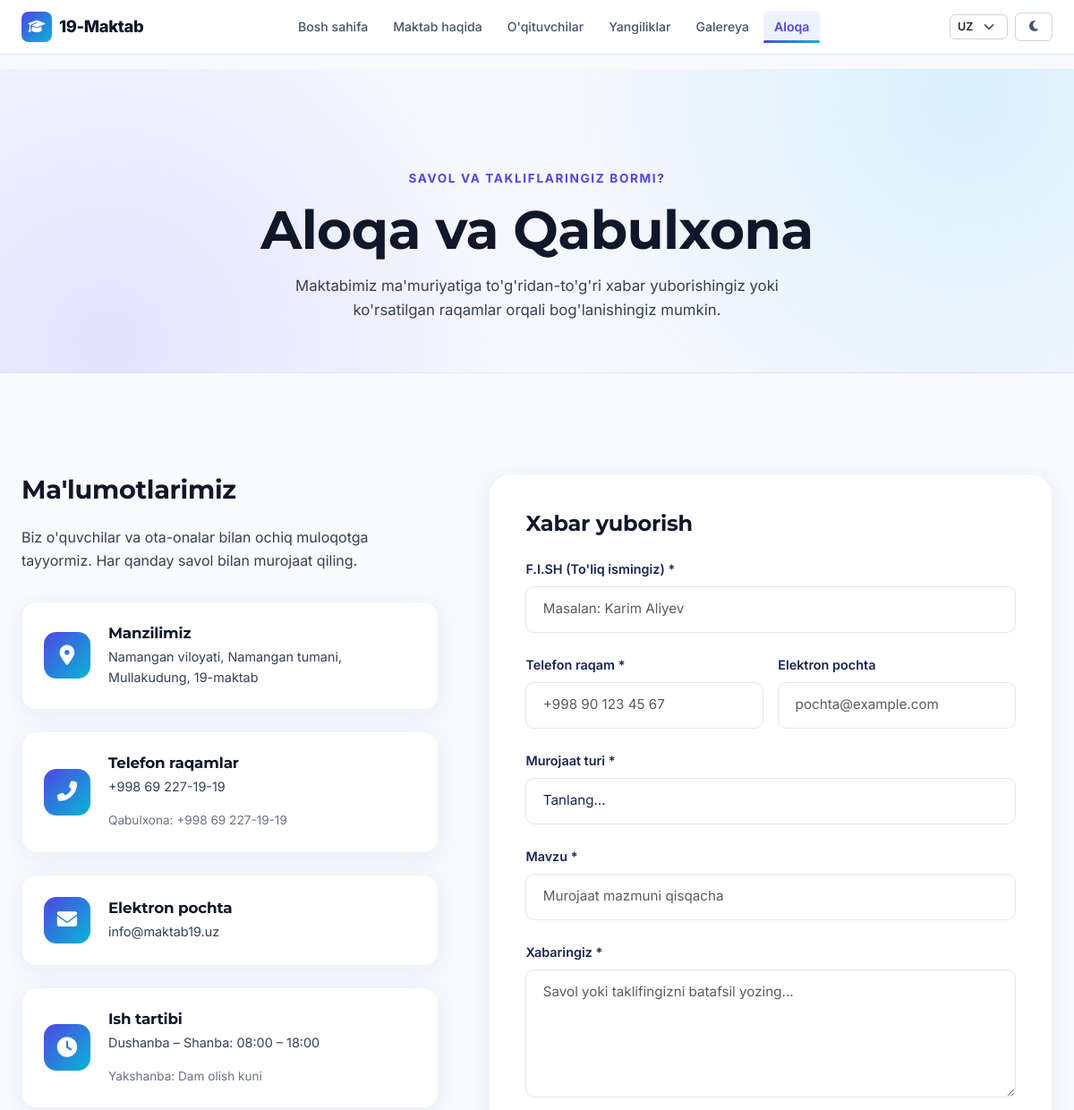
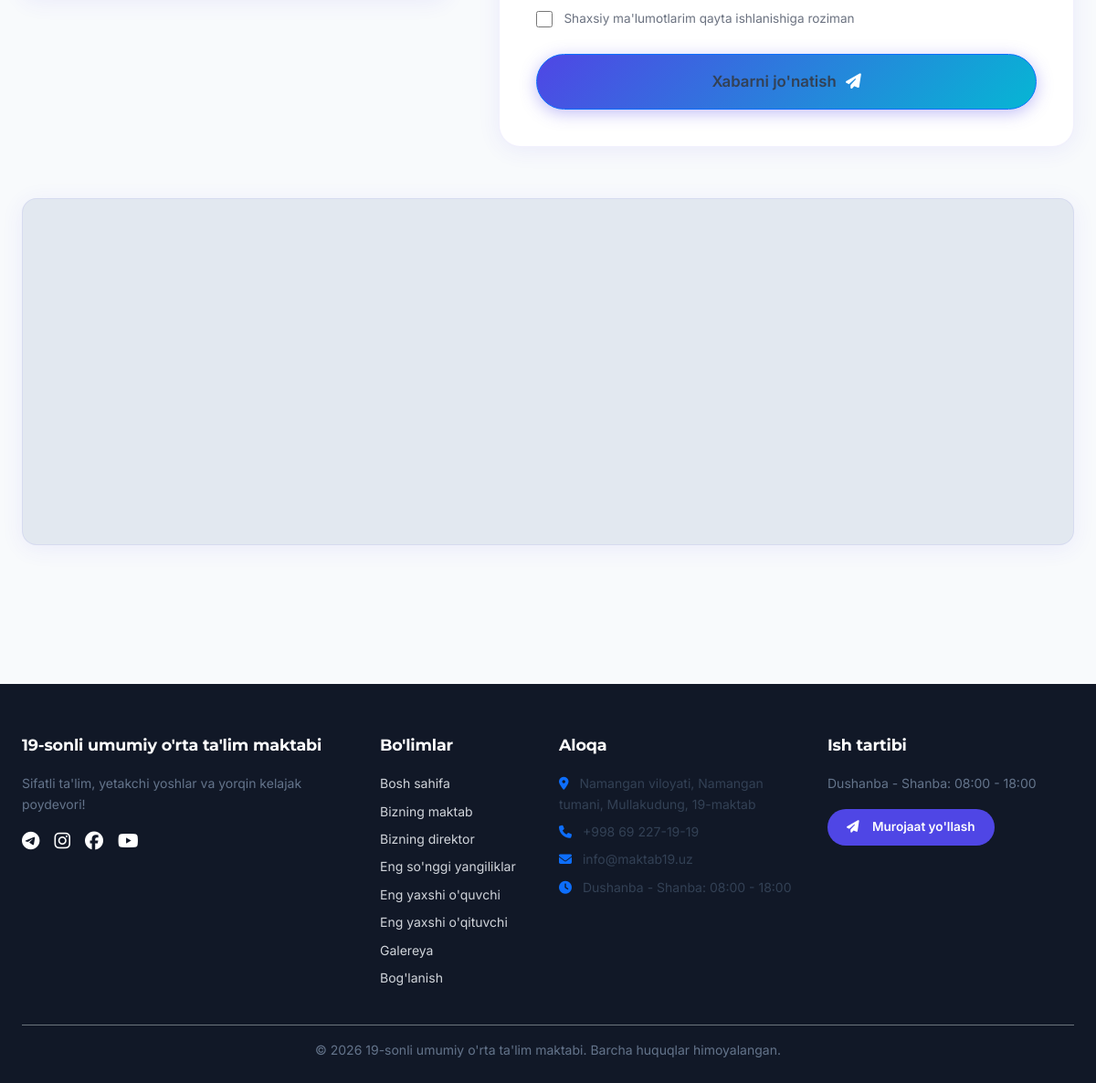
Page /contact/ on the earlier database version (2 pictures, top to bottom).
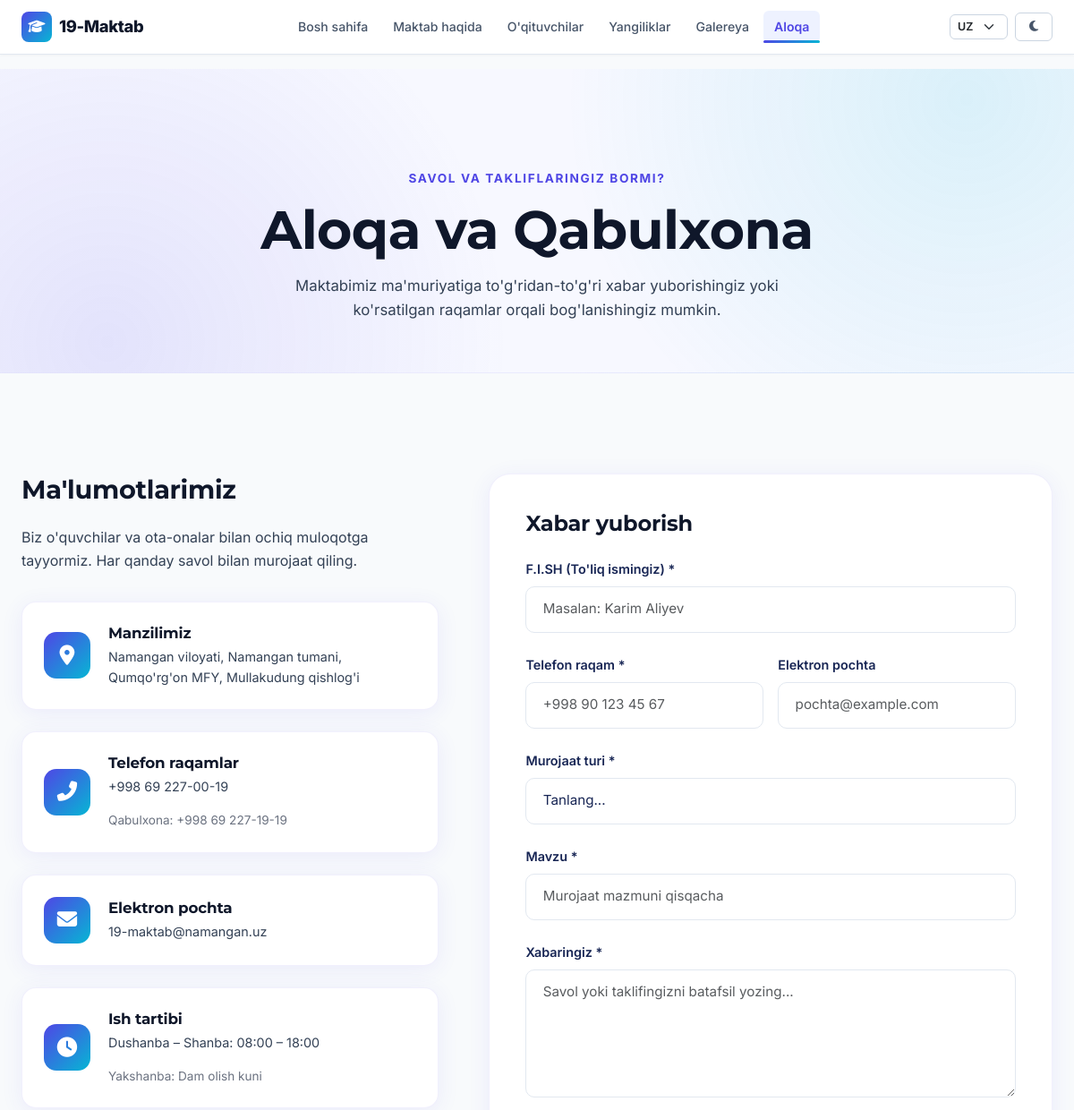
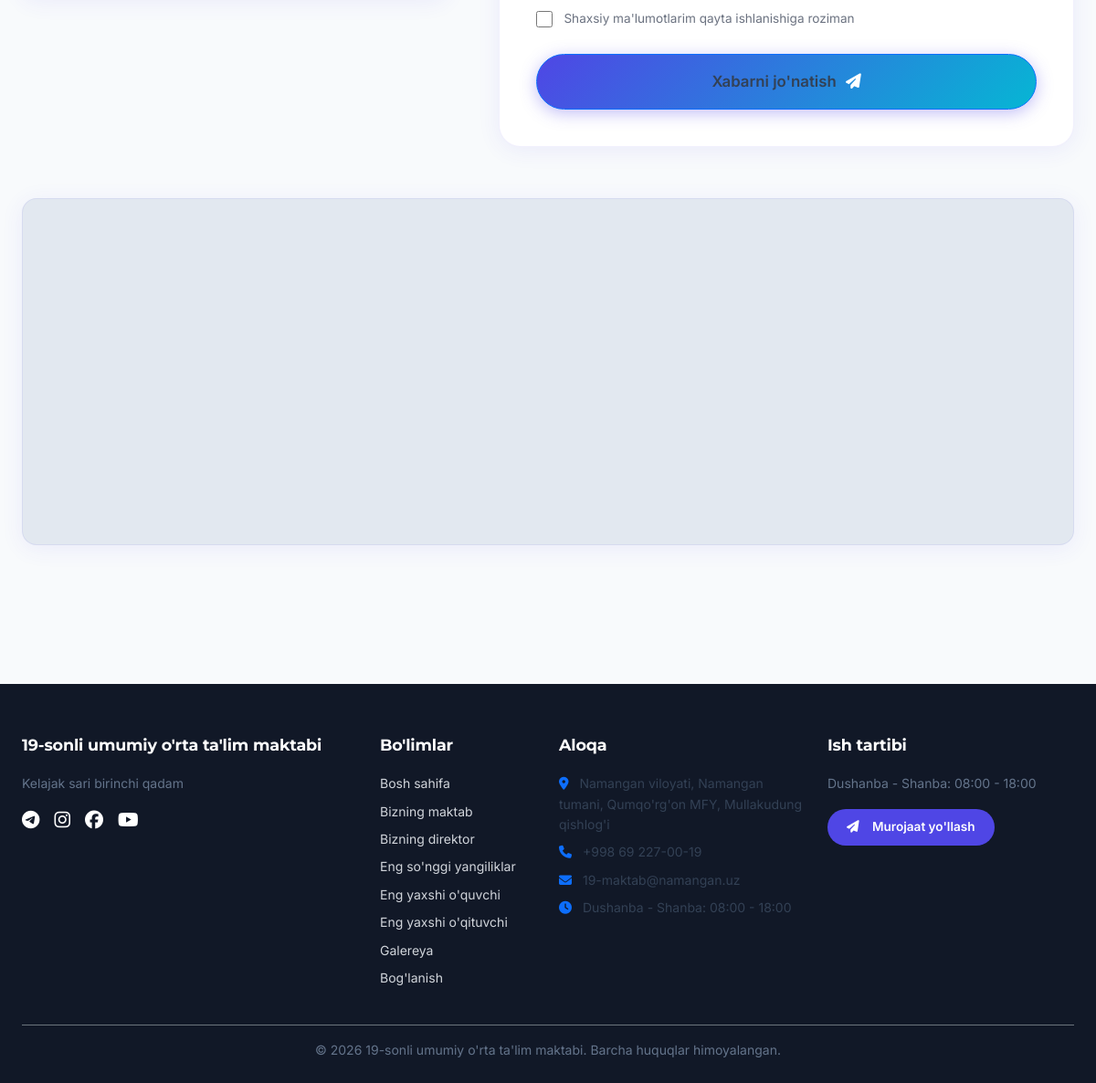
Same page on the later database version (2 pictures, top to bottom).
### apps/core/models.py (models this page shows, shortened)
class SiteSettings(models.Model):
    school_name = models.CharField(max_length=200, verbose_name="Maktab nomi (UZ)")
    school_name_ru = models.CharField(max_length=200, blank=True, verbose_name="Maktab nomi (RU)")
    school_name_en = models.CharField(max_length=200, blank=True, verbose_name="Maktab nomi (EN)")
    tagline = models.CharField(max_length=300, blank=True, verbose_name="Shior (UZ)")
    tagline_ru = models.CharField(max_length=300, blank=True, verbose_name="Shior (RU)")
    tagline_en = models.CharField(max_length=300, blank=True, verbose_name="Shior (EN)")
    hero_image = models.ImageField(upload_to='site/', blank=True, null=True, verbose_name="Bosh sahifa rasmi")
    about_text = models.TextField(blank=True, verbose_name="Maktab haqida (UZ)")
    about_text_ru = models.TextField(blank=True, verbose_name="Maktab haqida (RU)")
    about_text_en = models.TextField(blank=True, verbose_name="Maktab haqida (EN)")
    director_name = models.CharField(max_length=200, blank=True, verbose_name="Direktor F.I.Sh")
    director_message = models.TextField(blank=True, verbose_name="Direktor murojaati")
    director_photo = models.ImageField(upload_to='director/', blank=True, null=True, verbose_name="Direktor rasmi")
    phone = models.CharField(max_length=50, blank=True, verbose_name="Telefon raqam")
    email = models.EmailField(blank=True, verbose_name="Elektron pochta")
    address = models.TextField(blank=True, verbose_name="Manzil (UZ)")
    address_ru = models.TextField(blank=True, verbose_name="Manzil (RU)")
    address_en = models.TextField(blank=True, verbose_name="Manzil (EN)")
    working_hours = models.CharField(max_length=200, blank=True, verbose_name="Ish vaqti")
    facebook_url = models.URLField(blank=True, verbose_name="Facebook havolasi")
    telegram_url = models.URLField(blank=True, verbose_name="Telegram havolasi")
    instagram_url = models.URLField(blank=True, verbose_name="Instagram havolasi")
    youtube_url = models.URLField(blank=True, verbose_name="YouTube havolasi")
    primary_color = models.CharField(max_length=7, default='#4F46E5', verbose_name="Asosiy rang")
    secondary_color = models.CharField(max_length=7, default='#06B6D4', verbose_name="Qo'shimcha rang")
    accent_color = models.CharField(max_length=7, default='#FACC15', verbose_name="Urg'u rangi")
    class Meta:
        verbose_name = 'Sayt sozlamalari'
        verbose_name_plural = 'Sayt sozlamalari'
    @property
    def localized_name(self):
        lang = get_language() or 'uz'
        if lang.startswith('ru') and self.school_name_ru:
            return self.school_name_ru
        if lang.startswith('en') and self.school_name_en:
            return self.school_name_en
        return self.school_name
    @property
    def localized_tagline(self):
        lang = get_language() or 'uz'
        if lang.startswith('ru') and self.tagline_ru:
            return self.tagline_ru
        if lang.startswith('en') and self.tagline_en:
            return self.tagline_en
        return self.tagline
    @property
    def localized_address(self):
        lang = get_language() or 'uz'
        if lang.startswith('ru') and self.address_ru:
            return self.address_ru
        if lang.startswith('en') and self.address_en:
            return self.address_en
        return self.address

### apps/contacts/views.py (the view)
# urls.py: path('', views.contact_view, name='contact'),
def contact_view(request):
    site_settings_obj = SiteSettings.objects.first()
    ip_address = get_client_ip(request)
    if request.method == 'POST':
        if is_rate_limited(ip_address):
            error_message = (
                "Siz juda ko'p murojaat yubordingiz. "
                "Iltimos, 1 soatdan so'ng qayta urinib ko'ring (Cheklov: soatiga 3 ta)."
            )
            if request.headers.get('x-requested-with') == 'XMLHttpRequest':
                return JsonResponse({'status': 'error', 'message': error_message}, status=429)
            messages.error(request, error_message)
            form = ContactForm(request.POST)
            return render(request, 'contact.html', {
                'form': form,
                'site_settings': site_settings_obj,
            }, status=429)
        form = ContactForm(request.POST)
        if form.is_valid():
            contact_instance = form.save(commit=False)
            contact_instance.ip_address = ip_address
            contact_instance.save()
            sync_contact_to_excel(contact_instance)
            increment_rate_limit(ip_address)
            success_message = "Murojaatingiz muvaffaqiyatli qabul qilindi! Tez orada siz bilan bog'lanamiz."
            if request.headers.get('x-requested-with') == 'XMLHttpRequest':
                return JsonResponse({'status': 'success', 'message': success_message})
            messages.success(request, success_message)
            return redirect('contacts:contact')
        else:
            if request.headers.get('x-requested-with') == 'XMLHttpRequest':
                return JsonResponse({'status': 'error', 'errors': form.errors}, status=400)
    else:
        form = ContactForm()
    return render(request, 'contact.html', {
        'form': form,
        'site_settings': site_settings_obj,
    })

### apps/contacts/views.py (called while the page is built)
def get_client_ip(request):
    x_forwarded_for = request.META.get('HTTP_X_FORWARDED_FOR')
    if x_forwarded_for:
        ip = x_forwarded_for.split(',')[0].strip()
    else:
        ip = request.META.get('REMOTE_ADDR')
    return ip or '127.0.0.1'

### apps/core/context_processors.py (called while the page is built)
def site_settings(request):
    settings_obj = SiteSettings.objects.first()
    return {
        'site_settings': settings_obj,
    }

### templates/contact.html (shortened to what the changed rows need)
{% extends 'base.html' %}
{% load static %}
{% block content %}
<section class="page-header">
  <div class="container">
    <h1 class="page-title">Aloqa va Qabulxona</h1>
  </div>
</section>
<section class="section" style="padding-top: 3.5rem;">
  <div class="container">
    <div class="contact-layout">
      <div>
        <h2 style="font-size: 1.8rem; margin-bottom: 1.5rem;">Ma'lumotlarimiz</h2>
        <div class="contact-info-cards">
          <div class="contact-item-card">
            <div class="contact-card-text">
              <h4>Manzilimiz</h4>
              <p>{{ site_settings.address|default:"Namangan viloyati, Namangan tumani, Mullakudung" }}</p>
            </div>
          </div>
          <div class="contact-item-card">
            <div class="contact-card-text">
              <h4>Telefon raqamlar</h4>
              <p>{{ site_settings.phone|default:"+998 69 227-19-19" }}</p>
              <p style="font-size: 0.85rem; color: var(--text-muted);">Qabulxona: +998 69 227-19-19</p>
            </div>
          </div>
          <div class="contact-item-card">
            <div class="contact-card-text">
              <h4>Elektron pochta</h4>
              <p>{{ site_settings.email|default:"info@maktab19.uz" }}</p>
            </div>
          </div>
        </div>
      </div>
    </div>
  </div>
</section>
{% endblock %}

### templates/base.html (shortened to what the changed rows need)
{% load i18n static %}
<!DOCTYPE html>
<html lang="{{ LANGUAGE_CODE|default:'uz' }}">
<head>
    <link href="https://cdn.jsdelivr.net/npm/bootstrap@5.3.3/dist/css/bootstrap.min.css" rel="stylesheet">
    <link rel="stylesheet" href="https://cdnjs.cloudflare.com/ajax/libs/font-awesome/6.5.1/css/all.min.css">
    <link rel="stylesheet" href="{% static 'css/main.css' %}">
    <link rel="stylesheet" href="{% static 'css/style.css' %}">
</head>
<body>
                        {% get_current_language as CURRENT_LANGUAGE %}
    <main>
        {% block content %}{% endblock %}
    </main>
    <footer>
        <div class="container">
            <div class="row g-4 mb-4">
                <div class="col-lg-4 col-md-6">
                    <h5 class="footer-title">{{ site_settings.localized_name|default:"19-Maktab" }}</h5>
                    <p class="small text-muted">{{ site_settings.localized_tagline|default:"Zamonaviy ta'lim va ma'naviyat maskani." }}</p>
                    <div class="d-flex gap-3 mt-3">
                        {% if site_settings.telegram_url %}
                            <a href="{{ site_settings.telegram_url }}" target="_blank" class="text-white"><i class="fab fa-telegram fa-lg"></i></a>
                        {% endif %}
                        {% if site_settings.instagram_url %}
                            <a href="{{ site_settings.instagram_url }}" target="_blank" class="text-white"><i class="fab fa-instagram fa-lg"></i></a>
                        {% endif %}
                        {% if site_settings.facebook_url %}
                            <a href="{{ site_settings.facebook_url }}" target="_blank" class="text-white"><i class="fab fa-facebook fa-lg"></i></a>
                        {% endif %}
                        {% if site_settings.youtube_url %}
                            <a href="{{ site_settings.youtube_url }}" target="_blank" class="text-white"><i class="fab fa-youtube fa-lg"></i></a>
                        {% endif %}
                    </div>
                </div>
                <div class="col-lg-2 col-md-6">
                </div>
                <div class="col-lg-3 col-md-6">
                    <ul class="list-unstyled small text-muted d-flex flex-column gap-2">
                        <li><i class="fas fa-map-marker-alt me-2 text-primary"></i> {{ site_settings.localized_address|default:"Namangan viloyati, Namangan tumani, Mullakudung, 19-maktab" }}</li>
                        <li><i class="fas fa-phone me-2 text-primary"></i> {{ site_settings.phone|default:"+998 69 227-19-19" }}</li>
                        <li><i class="fas fa-envelope me-2 text-primary"></i> {{ site_settings.email|default:"info@maktab19.uz" }}</li>
                        <li><i class="fas fa-clock me-2 text-primary"></i> {{ site_settings.working_hours|default:"08:00 - 18:00" }}</li>
                    </ul>
                </div>
                <div class="col-lg-3 col-md-6">
                    <h5 class="footer-title">{% trans "Ish tartibi" %}</h5>
                    <p class="small text-muted">{{ site_settings.working_hours|default:"Dushanba - Shanba: 08:00 - 18:00" }}</p>
                    <a href="{% url 'contacts:contact' %}" class="btn btn-sm text-white" style="background-color: var(--primary);">
                        <i class="fas fa-paper-plane me-1"></i> {% trans "Murojaat yo'llash" %}
                    </a>
                </div>
            </div>
            <div class="border-top border-secondary pt-3 text-center small text-muted">
                &copy; {% now "Y" %} {{ site_settings.localized_name|default:"19-Maktab" }}. {% trans "Barcha huquqlar himoyalangan." %}
            </div>
        </div>
    </footer>
</body>
</html>

Differences in the rows shown:
changed SiteSettings "19-sonli umumiy o'rta ta'lim maktabi": address "Namangan viloyati, Namangan tumani, Mullakudung, 19-maktab" → "Namangan viloyati, Namangan tumani, Qumqo'rg'on MFY, Mullakudung qishlog'i"; phone "+998 69 227-19-19" → "+998 69 227-00-19"; email "info@maktab19.uz" → "19-maktab@namangan.uz"; localized_tagline "Sifatli ta'lim, yetakchi yoshlar va yorqin kelajak poydevori!" → "Kelajak sari birinchi qadam"; localized_address "Namangan viloyati, Namangan tumani, Mullakudung, 19-maktab" → "Namangan viloyati, Namangan tumani, Qumqo'rg'on MFY, Mullakudung qishlog'i"
